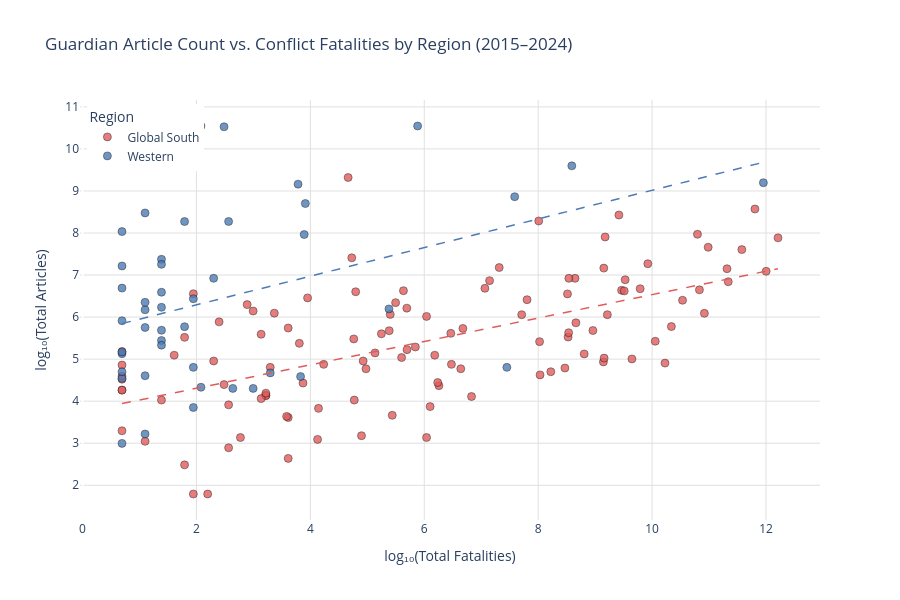

This figure's notebook cell:
### Code cell
# Exclude countries with zero fatalities (log of 0 is undefined)
scatter_df = master[master["total_fatalities"] > 0].copy()

color_map = {"Global South": "#e05c5c", "Western": "#4c7bb5"}

fig = px.scatter(
    scatter_df,
    x="log_fatalities",
    y="log_articles",
    color="region_group",
    color_discrete_map=color_map,
    hover_name="country",
    hover_data={
        "total_articles": True,
        "total_fatalities": True,
        "log_fatalities": False,
        "log_articles": False,
        "region_group": False,
    },
    title="Guardian Article Count vs. Conflict Fatalities by Region (2015–2024)",
    labels={
        "log_fatalities": "log₁₀(Total Fatalities)",
        "log_articles":   "log₁₀(Total Articles)",
        "region_group":   "Region",
    },
)

# Add a separate OLS trendline per region group to show divergence
for group, color in color_map.items():
    grp = scatter_df[scatter_df["region_group"] == group]
    m, b = np.polyfit(grp["log_fatalities"], grp["log_articles"], 1)
    x_range = np.linspace(grp["log_fatalities"].min(), grp["log_fatalities"].max(), 100)
    fig.add_scatter(
        x=x_range,
        y=m * x_range + b,
        mode="lines",
        line=dict(color=color, dash="dash", width=1.5),
        showlegend=False,
        hoverinfo="skip",
    )

fig.update_traces(marker=dict(size=8, opacity=0.8, line=dict(width=0.5, color="black")),
                  selector=dict(mode="markers"))
fig.update_layout(
    width=900,
    height=600,
    legend=dict(title="Region", x=0.01, y=0.99),
    xaxis=dict(showgrid=True, gridcolor="#e0e0e0"),
    yaxis=dict(showgrid=True, gridcolor="#e0e0e0"),
    plot_bgcolor="white",
)
fig.show()

print(scatter_df.groupby("region_group")[["total_articles", "total_fatalities",
                                          "articles_per_1000_fatalities"]].median().round(1))

### Figure 1 — Plotly figure (JSON) as saved in the notebook; plotly's stock layout.template omitted (floating-point values rounded to 4 significant figures; data arrays with more than 128 entries replaced by an {"elided": "..."} marker saying what was removed)
{"data": [{"customdata": {"elided": "114x3 mixed values"}, "hovertemplate": "<b>%{hovertext}</b><br><br>total_articles=%{customdata[0]}<br>total_fatalities=%{customdata[1]}<extra></extra>", "hovertext": ["Afghanistan", "Albania", "Algeria", "Angola", "Argentina", "Armenia", "Azerbaijan", "Bahrain", "Bangladesh", "Belarus", "Belize", "Benin", "Bolivia", "Bosnia and Herzegovina", "Botswana", "Brazil", "Burkina Faso", "Burundi", "Cambodia", "Cameroon", "Central African Republic", "Chad", "China", "Colombia", "Comoros", "Cuba", "Djibouti", "Dominica", "Ecuador", "Egypt", "El Salvador", "Equatorial Guinea", "Eritrea", "Ethiopia", "Gabon", "Gambia", "Ghana", "Guatemala", "Guinea", "Guinea-Bissau", "Haiti", "Honduras", "India", "Indonesia", "Iran", "Iraq", "Ivory Coast", "Jamaica", "Jordan", "Kazakhstan", "Kenya", "Kosovo", "Kuwait", "Kyrgyzstan", "Laos", "Lebanon", "Lesotho", "Liberia", "Libya", "Madagascar", "Malawi", "Malaysia", "Maldives", "Mali", "Mauritania", "Mauritius", "Mayotte", "Mexico", "Moldova", "Mongolia", "Montenegro", "Morocco", "Mozambique", "Myanmar", "Namibia", "Nepal", "Nicaragua", "Niger", "Nigeria", "North Korea", "North Macedonia", "Oman", "Pakistan", "Papua New Guinea", "Paraguay", "Peru", "Philippines", "Rwanda", "Saint Vincent and the Grenadines", "Sao Tome and Principe", "Senegal", "Serbia", "Somalia", "South Sudan", "Sudan", "Suriname", "Syria", "Tajikistan", "Tanzania", "Thailand", "Togo", "Tunisia", "Turkey", "Turkmenistan", "Uganda", "United Arab Emirates", "Uzbekistan", "Vanuatu", "Venezuela", "Vietnam", "Yemen", "Zambia", "Zimbabwe", "eSwatini"], "legendgroup": "Global South", "marker": {"color": "#e05c5c", "line": {"color": "black", "width": 0.5}, "opacity": 0.8, "size": 8, "symbol": "circle"}, "mode": "markers", "name": "Global South", "orientation": "v", "showlegend": true, "type": "scatter", "x": [12.21, 1.609, 6.477, 6.641, 4.796, 5.697, 8.961, 3.135, 8.515, 2.996, 6.103, 6.83, 4.762, 1.792, 3.219, 10.8, 10.23, 8.222, 3.611, 9.646, 9.145, 8.469, 4.663, 9.465, 2.197, 2.89, 4.127, 0.6931, 8.663, 9.152, 8.025, 2.773, 3.807, 10.53, 3.219, 3.296, 6.678, 8.525, 6.258, 3.611, 9.214, 8.535, 9.417, 7.316, 8.009, 11.58, 6.236, 7.711, 5.247, 5.602, 8.647, 2.303, 0.6931, 4.771, 3.135, 8.539, 4.143, 4.234, 9.527, 8.033, 5.844, 3.951, 0.6931, 10.06, 3.611, 2.485, 1.792, 10.98, 0.6931, 0.6931, 1.386, 5.384, 8.808, 11.34, 3.219, 5.403, 6.184, 9.158, 11.32, 4.727, 0.6931, 2.565, 9.925, 7.065, 4.977, 5.694, 9.79, 5.635, 1.099, 1.946, 5.136, 2.398, 10.92, 10.34, 10.83, 2.565, 11.81, 5.438, 6.466, 7.147, 6.04, 6.04, 9.175, 3.584, 7.805, 1.946, 3.871, 0.6931, 9.511, 3.367, 12.0, 4.927, 5.497, 4.898], "xaxis": "x", "y": [7.885, 5.094, 4.875, 4.771, 6.603, 5.226, 5.68, 5.591, 6.551, 6.144, 3.871, 4.111, 5.481, 5.517, 4.143, 7.97, 4.905, 4.7, 5.74, 5.004, 4.934, 4.787, 9.32, 6.637, 1.792, 6.297, 3.091, 3.296, 5.864, 7.165, 5.416, 3.135, 5.375, 6.4, 4.127, 4.804, 5.73, 5.525, 4.369, 2.639, 6.057, 5.628, 8.428, 7.179, 8.286, 7.605, 4.443, 6.057, 5.602, 5.037, 6.922, 4.956, 4.522, 4.025, 4.06, 6.922, 3.829, 4.875, 6.888, 4.625, 5.288, 6.457, 4.263, 5.425, 3.611, 4.394, 2.485, 7.662, 4.595, 4.263, 4.025, 5.677, 5.124, 6.842, 4.19, 6.064, 5.094, 5.024, 7.151, 7.409, 4.86, 3.912, 7.27, 6.685, 4.771, 6.213, 6.675, 6.628, 3.045, 1.792, 5.147, 5.886, 6.089, 5.775, 6.648, 2.89, 8.571, 3.664, 5.613, 6.867, 3.135, 6.016, 7.905, 3.638, 6.413, 6.555, 4.431, 5.182, 6.623, 6.094, 7.089, 4.956, 6.344, 3.178], "yaxis": "y"}, {"customdata": {"elided": "45x3 mixed values"}, "hovertemplate": "<b>%{hovertext}</b><br><br>total_articles=%{customdata[0]}<br>total_fatalities=%{customdata[1]}<extra></extra>", "hovertext": ["Antigua and Barbuda", "Australia", "Austria", "Bahamas", "Barbados", "Belgium", "Canada", "Chile", "Costa Rica", "Croatia", "Cyprus", "Czech Republic", "Denmark", "Estonia", "Finland", "France", "Germany", "Greece", "Guyana", "Iceland", "Israel", "Italy", "Japan", "Latvia", "Lithuania", "Netherlands", "New Caledonia", "Norway", "Panama", "Poland", "Portugal", "Romania", "Russia", "Saint Kitts and Nevis", "Seychelles", "Slovakia", "Slovenia", "Spain", "Sweden", "Switzerland", "Trinidad and Tobago", "Ukraine", "United Kingdom", "United States", "Uruguay"], "legendgroup": "Western", "marker": {"color": "#4c7bb5", "line": {"color": "black", "width": 0.5}, "opacity": 0.8, "size": 8, "symbol": "circle"}, "mode": "markers", "name": "Western", "orientation": "v", "showlegend": true, "type": "scatter", "x": [1.946, 2.079, 1.946, 1.946, 1.099, 2.303, 2.565, 5.38, 3.829, 1.386, 1.099, 0.6931, 0.6931, 0.6931, 1.099, 3.784, 3.912, 3.892, 2.639, 1.386, 7.588, 1.099, 0.6931, 0.6931, 0.6931, 1.386, 2.996, 1.386, 3.296, 1.386, 1.386, 1.792, 8.59, 0.6931, 1.099, 1.386, 0.6931, 1.792, 0.6931, 1.099, 7.45, 11.95, 2.485, 5.883, 2.079], "xaxis": "x", "y": [3.85, 10.55, 6.436, 4.804, 4.605, 6.924, 8.274, 6.194, 4.585, 5.442, 5.753, 5.914, 6.69, 5.13, 6.174, 9.162, 8.702, 7.964, 4.304, 5.687, 8.863, 8.478, 8.034, 4.543, 5.17, 7.374, 4.304, 6.592, 4.673, 7.255, 6.232, 5.771, 9.597, 2.996, 3.219, 5.333, 4.7, 8.272, 7.215, 6.351, 4.804, 9.196, 10.53, 10.55, 4.331], "yaxis": "y"}, {"hoverinfo": "skip", "line": {"color": "#e05c5c", "dash": "dash", "width": 1.5}, "mode": "lines", "showlegend": false, "type": "scatter", "x": [0.6931, 0.8095, 0.9258, 1.042, 1.158, 1.275, 1.391, 1.508, 1.624, 1.74, 1.857, 1.973, 2.089, 2.206, 2.322, 2.438, 2.555, 2.671, 2.787, 2.904, 3.02, 3.136, 3.253, 3.369, 3.485, 3.602, 3.718, 3.834, 3.951, 4.067, 4.183, 4.3, 4.416, 4.532, 4.649, 4.765, 4.881, 4.998, 5.114, 5.23, 5.347, 5.463, 5.579, 5.696, 5.812, 5.928, 6.045, 6.161, 6.277, 6.394, 6.51, 6.626, 6.743, 6.859, 6.975, 7.092, 7.208, 7.324, 7.441, 7.557, 7.673, 7.79, 7.906, 8.022, 8.139, 8.255, 8.371, 8.488, 8.604, 8.72, 8.837, 8.953, 9.069, 9.186, 9.302, 9.418, 9.535, 9.651, 9.767, 9.884, 10.0, 10.12, 10.23, 10.35, 10.47, 10.58, 10.7, 10.81, 10.93, 11.05, 11.16, 11.28, 11.4, 11.51, 11.63, 11.75, 11.86, 11.98, 12.09, 12.21], "y": [3.942, 3.974, 4.007, 4.039, 4.072, 4.104, 4.136, 4.169, 4.201, 4.234, 4.266, 4.298, 4.331, 4.363, 4.396, 4.428, 4.46, 4.493, 4.525, 4.558, 4.59, 4.622, 4.655, 4.687, 4.72, 4.752, 4.784, 4.817, 4.849, 4.882, 4.914, 4.946, 4.979, 5.011, 5.044, 5.076, 5.108, 5.141, 5.173, 5.206, 5.238, 5.27, 5.303, 5.335, 5.368, 5.4, 5.432, 5.465, 5.497, 5.53, 5.562, 5.594, 5.627, 5.659, 5.692, 5.724, 5.756, 5.789, 5.821, 5.854, 5.886, 5.918, 5.951, 5.983, 6.016, 6.048, 6.08, 6.113, 6.145, 6.178, 6.21, 6.242, 6.275, 6.307, 6.34, 6.372, 6.404, 6.437, 6.469, 6.502, 6.534, 6.566, 6.599, 6.631, 6.664, 6.696, 6.728, 6.761, 6.793, 6.826, 6.858, 6.89, 6.923, 6.955, 6.988, 7.02, 7.052, 7.085, 7.117, 7.15]}, {"hoverinfo": "skip", "line": {"color": "#4c7bb5", "dash": "dash", "width": 1.5}, "mode": "lines", "showlegend": false, "type": "scatter", "x": [0.6931, 0.8069, 0.9206, 1.034, 1.148, 1.262, 1.376, 1.489, 1.603, 1.717, 1.831, 1.944, 2.058, 2.172, 2.286, 2.399, 2.513, 2.627, 2.741, 2.854, 2.968, 3.082, 3.196, 3.309, 3.423, 3.537, 3.651, 3.764, 3.878, 3.992, 4.106, 4.219, 4.333, 4.447, 4.561, 4.674, 4.788, 4.902, 5.016, 5.129, 5.243, 5.357, 5.471, 5.584, 5.698, 5.812, 5.926, 6.039, 6.153, 6.267, 6.381, 6.494, 6.608, 6.722, 6.835, 6.949, 7.063, 7.177, 7.29, 7.404, 7.518, 7.632, 7.745, 7.859, 7.973, 8.087, 8.2, 8.314, 8.428, 8.542, 8.655, 8.769, 8.883, 8.997, 9.11, 9.224, 9.338, 9.452, 9.565, 9.679, 9.793, 9.907, 10.02, 10.13, 10.25, 10.36, 10.48, 10.59, 10.7, 10.82, 10.93, 11.04, 11.16, 11.27, 11.39, 11.5, 11.61, 11.73, 11.84, 11.95], "y": [5.846, 5.885, 5.924, 5.963, 6.001, 6.04, 6.079, 6.118, 6.156, 6.195, 6.234, 6.273, 6.311, 6.35, 6.389, 6.427, 6.466, 6.505, 6.544, 6.582, 6.621, 6.66, 6.699, 6.737, 6.776, 6.815, 6.854, 6.892, 6.931, 6.97, 7.009, 7.047, 7.086, 7.125, 7.164, 7.202, 7.241, 7.28, 7.319, 7.357, 7.396, 7.435, 7.474, 7.512, 7.551, 7.59, 7.629, 7.667, 7.706, 7.745, 7.783, 7.822, 7.861, 7.9, 7.938, 7.977, 8.016, 8.055, 8.093, 8.132, 8.171, 8.21, 8.248, 8.287, 8.326, 8.365, 8.403, 8.442, 8.481, 8.52, 8.558, 8.597, 8.636, 8.675, 8.713, 8.752, 8.791, 8.83, 8.868, 8.907, 8.946, 8.985, 9.023, 9.062, 9.101, 9.139, 9.178, 9.217, 9.256, 9.294, 9.333, 9.372, 9.411, 9.449, 9.488, 9.527, 9.566, 9.604, 9.643, 9.682]}], "layout": {"height": 600, "legend": {"title": {"text": "Region"}, "tracegroupgap": 0, "x": 0.01, "y": 0.99}, "plot_bgcolor": "white", "title": {"text": "Guardian Article Count vs. Conflict Fatalities by Region (2015–2024)"}, "width": 900, "xaxis": {"anchor": "y", "domain": [0, 1], "gridcolor": "#e0e0e0", "showgrid": true, "title": {"text": "log₁₀(Total Fatalities)"}}, "yaxis": {"anchor": "x", "domain": [0, 1], "gridcolor": "#e0e0e0", "showgrid": true, "title": {"text": "log₁₀(Total Articles)"}}}}
